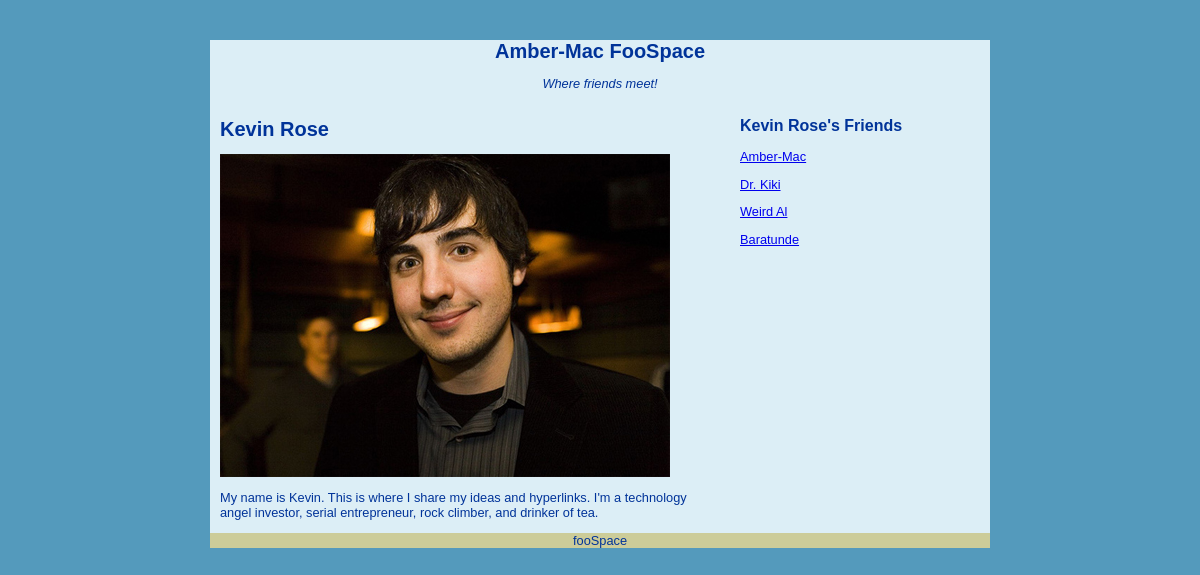
Screenshot of /index.php?view=3 (signed in) with the database file from the repository.
### tables this page shows
CREATE TABLE IF NOT EXISTS `users` (
  `id` int(11) NOT NULL AUTO_INCREMENT,
  `username` varchar(20) NOT NULL,
  `password` varchar(40) NOT NULL,
  `displayname` varchar(25) NOT NULL,
  `pic` varchar(40) NOT NULL,
  PRIMARY KEY (`id`)
);

CREATE TABLE IF NOT EXISTS `aboutme` (
  `id` int(11) NOT NULL,
  `entry` blob NOT NULL
);

CREATE TABLE IF NOT EXISTS `friends` (
  `id` int(11) NOT NULL,
  `friend` int(11) NOT NULL,
  PRIMARY KEY (`id`,`friend`)
);

### index.php (the view, shortened to what this page needs)
<!DOCTYPE html PUBLIC "-//W3C//DTD XHTML 1.0 Transitional//EN"
  "http://www.w3.org/TR/xhtml1/DTD/xhtml1-transitional.dtd">
<html xmlns="http://www.w3.org/1999/xhtml" xml:lang="en" lang="en">
<head>
  <link rel="stylesheet" type="text/css" href="style.css" />
</head>
<body>
<div id="wrap">
    <?php include "db_connect.php"; include("header.php"); ?>
	<div id="main">
	  <?php
	  	if (!isset($_SESSION['user_id']))
	  	{
	  		 echo"<form method=\"post\" action=\"index.php\">";
    		echo "<label for=\"username\">Username:</label><input type=\"text\" id=\"username\" name=\"username\" /><br />";
            echo "<label for=\"pw\">Password:</label><input type=\"password\" id=\"pw\" name=\"pw\" /><br />";
           echo "<input type=\"submit\" value=\"Login\" name=\"submit\" /></form>";
	  	}
	  	else
	  	{
	  		$id = $_SESSION['user_id'];
	  		if (isset($_GET['view']))
	  		{
	  			$view = $_GET['view'];
	  	    }
	  	    else
	  	    {
	  	        $view = $id;
	  	    }
		  $query = "select * from users WHERE id = '$view'";
		  $result = mysqli_query($db, $query);
		  if ($row = mysqli_fetch_array($result))
		  {
		   $name = $row['displayname'];
		   $pic = $row['pic'];
		   echo "<h1>$name</h1>\n";
		   echo "<img src= \"pics/$pic\" />";
		   }
		   $query = "select * from aboutme WHERE id = '$view'";
		  $result = mysqli_query($db, $query);
		  if ($row = mysqli_fetch_array($result))
		  {
		   $about = $row['entry'];
		   echo "<p>$about</p>\n";
		   }
	 }
	  	?>
	</div>
    <?php include("sidebar.php"); ?>
	<div id="footer"><p>fooSpace</p></div>
</div>
</body>
</html>

### header.php
<?php
 if (isset($_SESSION['user_id']))
 {
      $id = $_SESSION['user_id'];
      $name = "FAFA";
      $query = "select * from users WHERE id = '$id'";
	  $result = mysqli_query($db, $query);
	  if ($row = mysqli_fetch_array($result))
	  {
	       $name = $row['displayname'];
	  }
 }
 else
 {
     $name = "";
 }
?>
<div id="header"><a style="text-decoration:none" href="index.php"><h1><?php echo $name ?> FooSpace</h1></a></div>
<div id="nav"><p><i>Where friends meet!</i></p></div>

### sidebar.php (shortened to what this page needs)
<div id="sidebar">
<?php
      if (isset($_SESSION['user_id']))
      {
	    echo "<h2>$name's Friends</h2>";
		$query = "select * from friends where id = $view";
		$result = mysqli_query($db, $query);
           while ($row = mysqli_fetch_array($result))
           {
               $friend = $row['friend'];
           	$query2 = "select * from users where id = $friend";
           	$result2 = mysqli_query($db, $query2);
           	if  ($row2 = mysqli_fetch_array($result2))
           	{
           		$dname = $row2['displayname'];
           	    echo "<p><a href=\"index.php?view=$friend\">$dname</a></p>";
           	}
           }
   }
   else
   {
   	echo "<p><b>Welcome to fooSpace</b></p>";
   }
?>
</div>

### style.css (style rules this page uses)
body { padding: 0; margin: 0; background-color: #549abc; color: #000; text-align: center; }
#wrap { width: 780px; margin-top: 40px; margin-right: auto; margin-left: auto; background: #dceef6; }
#main { float: left; width: 490px; text-align: left; padding-left: 10px; background-color: #dceef6; }
#sidebar { float: right; width: 250px; background: #dceef6; text-align: left; padding-left: 10px margin-right: 20px; }
#footer { clear: both; background: #cc9; }
h1 { color: #039; background-color: transparent; font-family: "Lucida Sans Unicode", "Lucida Grande", Sans-Serif; font-size: 20px; }
h2 { color: #039; background-color: transparent; font-family: "Lucida Sans Unicode", "Lucida Grande", Sans-Serif; font-size: 16px; }
p { color: #039; background-color: transparent; font-family: "Lucida Sans Unicode", "Lucida Grande", Sans-Serif; font-size: 0.8em; }

### rows the page displays
users: displayname "Amber-Mac"
users: displayname "Kevin Rose", pic (picture)
aboutme: entry "My name is Kevin. This is where I share my ideas and hyperlinks. I'm a technology angel investor, serial entrepreneur, rock climber, and drinker of tea."
friends: users.displayname "Amber-Mac"
friends: users.displayname "Dr. Kiki"
friends: users.displayname "Weird Al"
friends: users.displayname "Baratunde"
